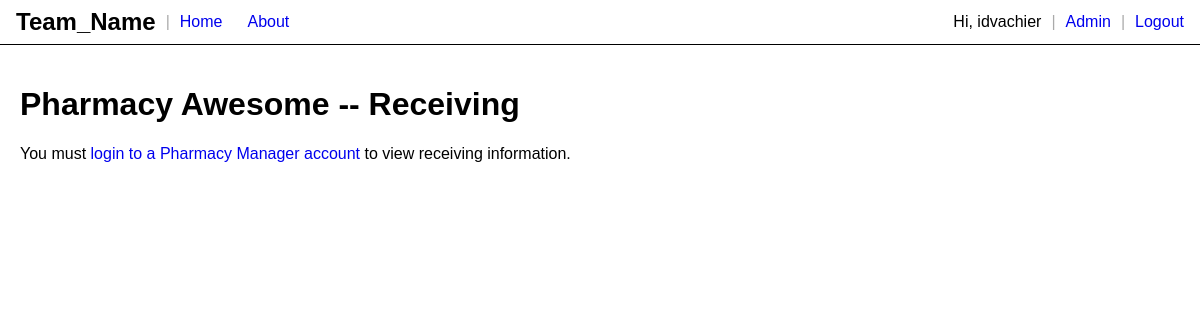
The page /receiving/ (signed in) on the database as committed earlier.
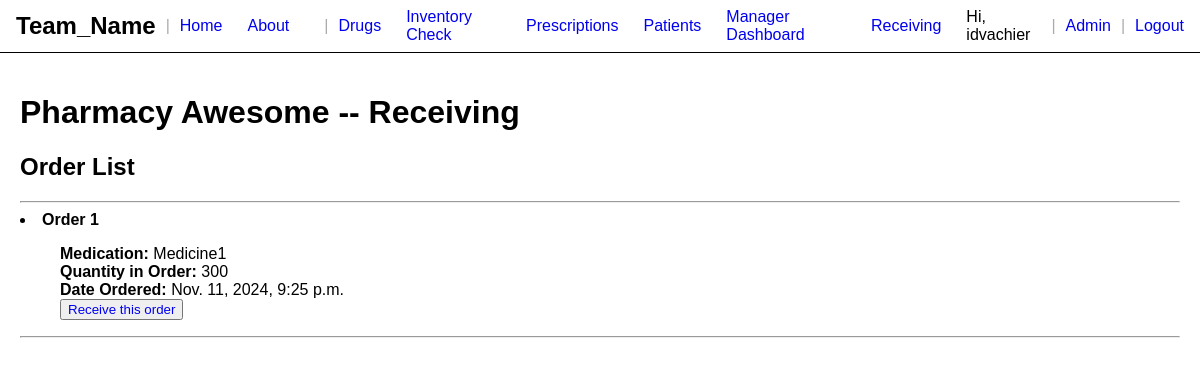
The same page on the database as committed later.
### med_inventory/models.py (models this page shows, shortened)
class Order(models.Model):
    drug = models.ForeignKey(Drug, on_delete=models.CASCADE)
    quantity = models.PositiveIntegerField()
    order_date = models.DateTimeField(auto_now_add=True)
    fulfilled = models.BooleanField(default=False)

### drugs/models.py (models this page shows, shortened)
class Drug(models.Model):
    DOSAGE_FORM = [
        ("Tablet", "Tablet"),
        ("Capsule", "Capsule"),
        ("Liquid", "Liquid"),
        ("Ointment", "Ointment")
    ]
    DRUG_CLASS= [
        ('Analgesics', 'Analgesics'),
        ('Antibiotics', 'Antibiotics'),
        ('Antivirals', 'Antivirals'),
        ('Antidepressants', 'Antidepressants'),
        ('Antihypertensives', 'Antihypertensives'),
        ('Antihistamines', 'Antihistamines'),
        ('Anticoagulants', 'Anticoagulants'),
        ('Diuretics', 'Diuretics'),
        ('Hormonal agents', 'Hormonal agents'),
        ('Statins', 'Statins'),
        ('Beta-blockers', 'Beta-blockers'),
        ('Corticosteroids', 'Corticosteroids'),
        ('Mood stabilizers', 'Mood stabilizers'),
        ('Antipsychotics', 'Antipsychotics'),
        ('Immunosuppressants', 'Immunosuppressants'),
    ]
    RX_CHOICE = [
        ('Yes', 'Yes'),
        ('No', 'No'),
    ]
    drug_name    = models.CharField(max_length=255) # Common name.
    generic_name = models.CharField(max_length=255, blank=True, null=True) # Generic name.
    brand_name   = models.CharField(max_length=255, blank=True, null=True) # Brand names associated.
    dosage_form  = models.CharField(max_length=20, choices=DOSAGE_FORM) # Dosage form: tablet, capsule, liquid, ointment.
    strength     = models.PositiveIntegerField() # Amount of active ingredients per unit in mg.
    manufacturer = models.CharField(max_length=255) # Manufacturer name.
    drug_class   = models.CharField(max_length=20, choices=DRUG_CLASS) # Classification: antibiotic, analgesic...
    indications  = models.TextField(blank=True, null=True) # Medical condition for which the drug is prescribed.
    side_effects = models.TextField(blank=True, null=True) # Common side effects.
    contraind    = models.TextField(blank=True, null=True) # Conditions that serve as reasons to not use the drug.
    dosage_inst  = models.TextField(blank=True, null=True) # Recommended dosage.
    stock_qty    = models.PositiveIntegerField(default=0) # Number of units available.
    exp_date     = models.DateField() # Expiration date.
    rx_required  = models.CharField(max_length=20, choices=RX_CHOICE) # Is a prescription is necessary.
    price        = models.DecimalField(max_digits=10, decimal_places=2) # Cost of the drug per unit.
    storage_cond = models.TextField(blank=True, null=True) # Recommended storage information: temperature, light exposure...
    bar_code     = models.CharField(max_length=100, unique=True) # Unique identifier.
    created_at   = models.DateTimeField(auto_now_add=True) # Date of entry created.
    updated_at   = models.DateTimeField(auto_now=True) # Date of entry updated.

### receiving/views.py (the view)
# urls.py: path('', views.receiving_main, name='receiving_main'),
def receiving_main(request):
    orders = Order.objects.all()
    return render(request, 'receiving_main.html', {'orders': orders})

### drugs/templatetags/custom_filters.py (called while the page is built)
@register.filter
def is_in_group(user, group_names):
    group_list = group_names.split(',')
    return user.groups.filter(name__in=group_list).exists()

### receiving/templates/receiving_main.html (shortened to what this page needs)
{% extends "base.html" %}
{% load custom_filters %}
{% block css %}
    {% load static %}
    <link rel="stylesheet" type="text/css" href="{% static 'prescription_list.css' %}" />
{% endblock css %}
{% block content %}
<h1>Pharmacy Awesome -- Receiving</h1>
{% if user|is_in_group:"Pharmacy Manager" %}
    <h2>Order List</h2>
    <hr>
    {% for order in orders %}
    <li>
        <strong>Order {{forloop.counter}}</strong>
        <ul>
            <strong>Medication:</strong> {{ order.drug.drug_name }}<br>
            <strong>Quantity in Order:</strong> {{ order.quantity }}<br>
            <strong>Date Ordered:</strong> {{ order.order_date }}<br>
            <button><a href="{% url 'receive_order' order.id %}">Receive this order</a></button>
        </ul>
        <hr>
    </li>
    {% endfor %}
{% else %}
    <p>You must <a href="/accounts/login">login to a Pharmacy Manager account</a> to view receiving information.</p>
{% endif %}
{% endblock %}

### templates/base.html (shortened to what this page needs)
<!DOCTYPE html>
<html lang="en">
    <head>
        {% block css %}
        {% endblock css %}
        {% load static %}
        <link rel="stylesheet" type="text/css" href="{% static 'base.css' %}" />
    </head>
    <body>
        <header>
            <div class="header-section brand">
                <h1>Team_Name</h1>
            </div>
            <span class="divider">|</span>
            <div class="header-section navigation">
                <a href="{% url 'landingPage' %}" class="nav-link">Home</a>
                <a href="{% url 'about' %}" class="nav-link">About</a>
                {% load custom_filters %}
                {% if user|is_in_group:"Pharmacy Technician,Pharmacist,Pharmacy Manager,Cashier" %}
                    <span class="divider">|</span>
                    <a href="{% url 'create_drug' %}"class="nav-link">Drugs</a>
                    <a href="{% url 'inventory_check' %}"class="nav-link">Inventory Check</a>
                    <a href="{% url 'prescriptions' %}" class="nav-link">Prescriptions</a>
                    <a href="{% url 'patients_main' %}" class="nav-link">Patients</a>
                {% endif %}
                {% if user|is_in_group:"Pharmacy Manager" %}
                <a href="{% url 'manager_dash' %}" class="nav-link">Manager Dashboard</a>
                <a href="{% url 'receiving_main' %}" class="nav-link">Receiving</a>
                {% endif %}
            </div>
            <div class="header-section auth-links">
                {% if user.is_authenticated %}
                    <span>Hi, {{ user.username }}</span>
                    <span class="divider">|</span>
                    <a href="{% url 'admin:index' %}" class="auth-link">Admin</a>
                    <span class="divider">|</span>
                    <a href="{% url 'logout' %}" class="auth-link">Logout</a>
                {% else %}
                    <a href="{% url 'login' %}" class="auth-link">Login</a>
                {% endif %}
            </div>
        </header>
        <div id="content">
            {% block content %}
            {% endblock content %}
        </div>
    </body>
</html>

Rows that differ between the two databases and show on the page:
added Order: drug.drug_name "Medicine1", quantity "300", order_date "Nov. 11, 2024, 9:25 p.m."
Other text that changed with them:
text no longer shown: "You must login to a Pharmacy Manager account to view receiving information."
text now shown: "| Drugs Inventory Check Prescriptions Patients Manager Dashboard Receiving Order List"
